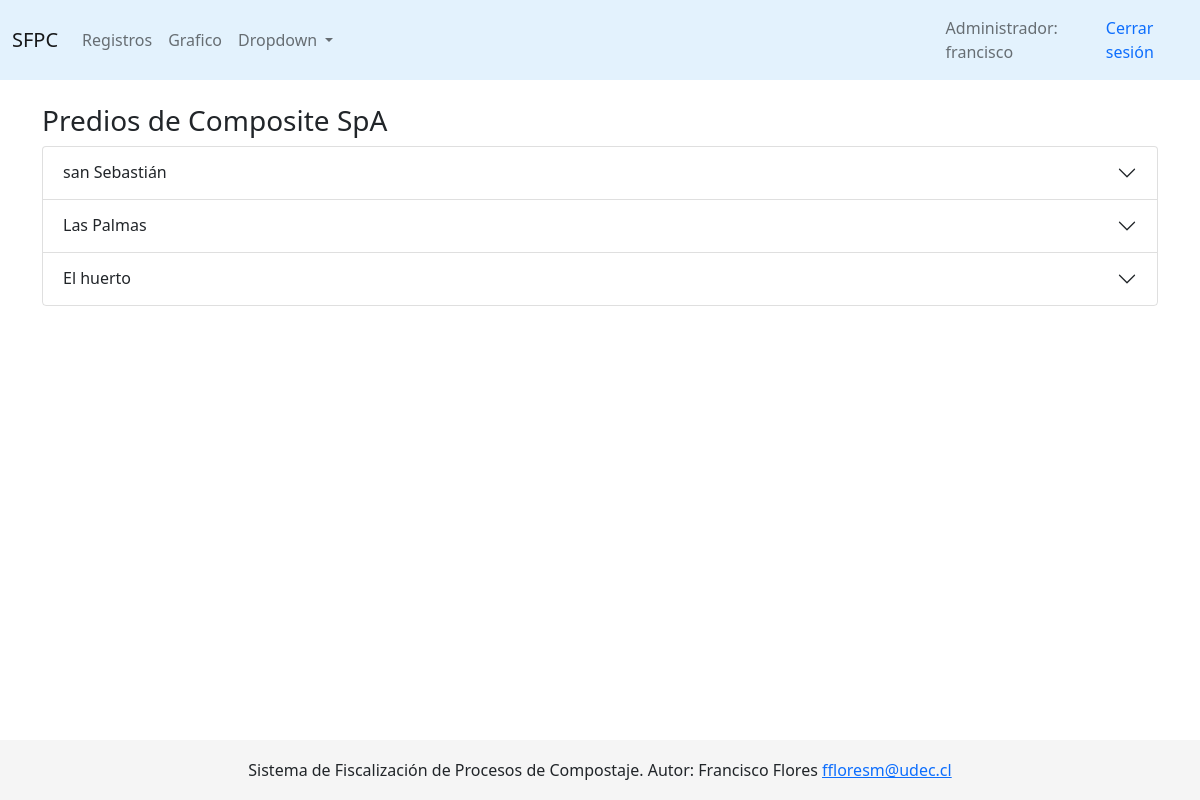
Screenshot of /appremoto/predios/1 (signed in) with the database file from the repository.
### app/models.py (models this page shows, shortened)
class Cliente(models.Model):
    nombre = models.CharField(max_length=200, default="")
    rut = models.CharField(max_length=9)
    direccion = models.CharField(max_length=200, default="")
    email = models.EmailField(unique=True)
    telefono = models.CharField(max_length=15, default="")
    fecha_creacion = models.DateTimeField("fecha de creación", auto_now_add=True)
    class Meta:
        ordering = ('nombre', )

class Predio(models.Model):
    nombre = models.CharField(max_length=100)
    cliente = models.ForeignKey('Cliente', on_delete=models.DO_NOTHING, null=True)
    def __str__(self):
        return self.nombre

### appremoto/views.py (the view)
# urls.py: path('predios/<int:pk>', predios, name='predios'),
@login_required
@user_passes_test(es_fiscal)
def predios(request, pk):
    cliente = Cliente.objects.get(id=pk)
    predios = Predio.objects.filter(cliente_id=pk)
    predios = list(predios)
    pilas = Pila.objects.filter(cliente_id=pk)
    context = {
        'predios': predios,
        'cliente': cliente,
        'pilas': pilas,
    }
    return render(request, 'appremoto/predios_cliente.html', context)

### appremoto/templatetags/filter_group.py (called while the page is built)
@register.filter(name='has_group')
def has_group(user, group_name):
    return user.groups.filter(name=group_name).exists()

### appremoto/views.py (called while the page is built)
def es_fiscal(user):
    return user.groups.filter(name='Fiscalizador').exists()

### appremoto/templates/appremoto/predios_cliente.html (shortened to what this page needs)
{% extends 'base_generic.html' %}
{% block page_content %}
    <br>
    <h3>Predios de {{cliente.nombre}}</h3>
    <div class="accordion" id="accordionExample">
        {% for predio in predios %}
        <div class="accordion-item">
            <h2 class="accordion-header" id="heading{{predio.id}}">
                <button class="accordion-button collapsed" type="button" data-bs-toggle="collapse" data-bs-target="#predio{{predio.id}}" aria-expanded="false" aria-controls="predio{{predio.id}}">
                    {{predio}}
                </button>
            </h2>
        </div>
        {% empty %}
        <div class="alert alert-warning" role="alert">
        <h5>No existen predios/pilas registradas</h5>
        </div>
        {% endfor %}
</div>
{% endblock page_content %}

### templates/base_generic.html (shortened to what this page needs)
<!DOCTYPE html>
<html lang="es">
  <head>
    {% load static %}
    {% load filter_group %}
    <link rel="stylesheet" href="{% static '/css/bootstrap.min.css' %}" >
    <link rel="stylesheet" href="{% static '/css/styles.css' %}" >
  </head>
  <body>
    {% block navbar %}
      <nav class="navbar navbar-expand-lg navbar-light" style="background-color: #e3f2fd;">
        <div class="container">
          <a class="navbar-brand" href="{% url 'appremoto:clienteIndex' %}">SFPC</a>
          {% if user.is_authenticated %}
          <div class="collapse navbar-collapse" id="navbarNavAltMarkup">
            <ul class="navbar-nav mr-auto">
              <li class="nav-item">
                <a class="nav-link" href="/app/registros">Registros</a>
              </li>
              <li class="nav-item">
                <a class="nav-link" href="{% url 'app:all-charts' %}">Grafico</a>
              </li>
              <li class="nav-item dropdown">
                <a class="nav-link dropdown-toggle" href="#" id="navbarDropdown" role="button" data-bs-toggle="dropdown"  aria-expanded="false">
                  Dropdown
                </a>
              </li>
            </ul>
          </div>
          {%endif%}
        </div>
        {% if user.is_authenticated%}
          {% if user|has_group:'Administrador' %}
            <span class="navbar-text">Administrador: {{ user.get_username }}</span>
          {% elif user|has_group:'Cliente'%}
            <span class="navbar-text">Cliente: {{ user.get_username }}</span>
          {% elif user|has_group:'Fiscalizador'%}
            <span class="navbar-text">Fiscalizador: {{ user.get_username }}</span>
          {% endif %}
          <a class="nav-link" href="{% url 'logout'%}">Cerrar sesión</a>
        {% else %}
          <a class="nav-link" href="{% url 'login'%}">Iniciar sesión</a>
        {% endif %}
      </nav>
    {% endblock %}
    {% block content %}
      <div class="container">
        {% block page_content %}
        {% endblock %}
      </div>
    {% endblock %}
    <br>
    <footer class="footer">
        <p class="text-center">
            Sistema de Fiscalización de Procesos de Compostaje. Autor: Francisco Flores
            <a href="mailto:ffloresm@udec.cl">ffloresm@udec.cl</a>
        </p>
        </footer>
  </body>
</html>

### static/css/styles.css (style rules this page uses)
.footer { position: fixed; bottom: 0; width: 100%; height: 60px; line-height: 60px; background-color: #f5f5f5; }

### rows the page displays
Cliente: nombre "Composite SpA"
Predio: nombre "san Sebastián"
Predio: nombre "Las Palmas"
Predio: nombre "El huerto"

### other values shown
{{ user.get_username }} "francisco"
